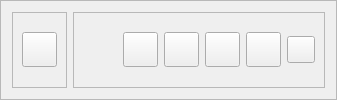
       <widget class="QFrame" name="frame_header">
        <property name="frameShape">
         <enum>QFrame::StyledPanel</enum>
        </property>
        <property name="frameShadow">
         <enum>QFrame::Raised</enum>
        </property>
        <layout class="QHBoxLayout" name="horizontalLayout_3">
         <item>
          <widget class="QFrame" name="frame1_toggleButton">
           <property name="frameShape">
            <enum>QFrame::StyledPanel</enum>
           </property>
           <property name="frameShadow">
            <enum>QFrame::Raised</enum>
           </property>
           <layout class="QHBoxLayout" name="horizontalLayout_12">
            <item>
             <widget class="QToolButton" name="btn_toggleButton">
              <property name="styleSheet">
               <string notr="true">padding:5px;</string>
              </property>
              <property name="text">
               <string/>
              </property>
              <property name="icon">
               <iconset resource="assets.qrc">
                <normaloff>:/assets/icons/arrow-left.svg</normaloff>:/assets/icons/arrow-left.svg</iconset>
              </property>
              <property name="iconSize">
               <size>
                <width>20</width>
                <height>20</height>
               </size>
              </property>
              <property name="checkable">
               <bool>false</bool>
              </property>
              <property name="checked">
               <bool>false</bool>
              </property>
             </widget>
            </item>
           </layout>
          </widget>
         </item>
         <item>
          <widget class="QFrame" name="frame2_socialMedia">
           <property name="sizePolicy">
            <sizepolicy hsizetype="Expanding" vsizetype="Preferred">
             <horstretch>0</horstretch>
             <verstretch>0</verstretch>
            </sizepolicy>
           </property>
           <property name="frameShape">
            <enum>QFrame::StyledPanel</enum>
           </property>
           <property name="frameShadow">
            <enum>QFrame::Raised</enum>
           </property>
           <layout class="QHBoxLayout" name="horizontalLayout_27">
            <item>
             <spacer name="horizontalSpacer_3">
              <property name="orientation">
               <enum>Qt::Horizontal</enum>
              </property>
              <property name="sizeHint" stdset="0">
               <size>
                <width>40</width>
                <height>20</height>
               </size>
              </property>
             </spacer>
            </item>
            <item>
             <widget class="QToolButton" name="btn1_whatsApp">
              <property name="styleSheet">
               <string notr="true">padding:5px;</string>
              </property>
              <property name="text">
               <string/>
              </property>
              <property name="icon">
               <iconset resource="assets.qrc">
                <normaloff>:/assets/icons/whatsapp.svg</normaloff>:/assets/icons/whatsapp.svg</iconset>
              </property>
              <property name="iconSize">
               <size>
                <width>20</width>
                <height>20</height>
               </size>
              </property>
             </widget>
            </item>
            <item>
             <widget class="QToolButton" name="btn2_instagram">
              <property name="styleSheet">
               <string notr="true">padding:5px;</string>
              </property>
              <property name="text">
               <string/>
              </property>
              <property name="icon">
               <iconset resource="assets.qrc">
                <normaloff>:/assets/icons/insta.svg</normaloff>:/assets/icons/insta.svg</iconset>
              </property>
              <property name="iconSize">
               <size>
                <width>20</width>
                <height>20</height>
               </size>
              </property>
             </widget>
            </item>
            <item>
             <widget class="QToolButton" name="btn3_linkedin">
              <property name="styleSheet">
               <string notr="true">padding:5px;</string>
              </property>
              <property name="text">
               <string/>
              </property>
              <property name="icon">
               <iconset resource="assets.qrc">
                <normaloff>:/assets/icons/linkedin.svg</normaloff>:/assets/icons/linkedin.svg</iconset>
              </property>
              <property name="iconSize">
               <size>
                <width>20</width>
                <height>20</height>
               </size>
              </property>
             </widget>
            </item>
            <item>
             <widget class="QToolButton" name="btn4_github">
              <property name="styleSheet">
               <string notr="true">padding:5px;</string>
              </property>
              <property name="text">
               <string/>
              </property>
              <property name="icon">
               <iconset resource="assets.qrc">
                <normaloff>:/assets/icons/github.svg</normaloff>:/assets/icons/github.svg</iconset>
              </property>
              <property name="iconSize">
               <size>
                <width>20</width>
                <height>20</height>
               </size>
              </property>
             </widget>
            </item>
            <item>
             <widget class="QToolButton" name="btn5_email">
              <property name="text">
               <string/>
              </property>
              <property name="icon">
               <iconset resource="assets.qrc">
                <normaloff>:/assets/icons/mail.svg</normaloff>:/assets/icons/mail.svg</iconset>
              </property>
              <property name="iconSize">
               <size>
                <width>20</width>
                <height>20</height>
               </size>
              </property>
             </widget>
            </item>
           </layout>
          </widget>
         </item>
        </layout>
       </widget>
